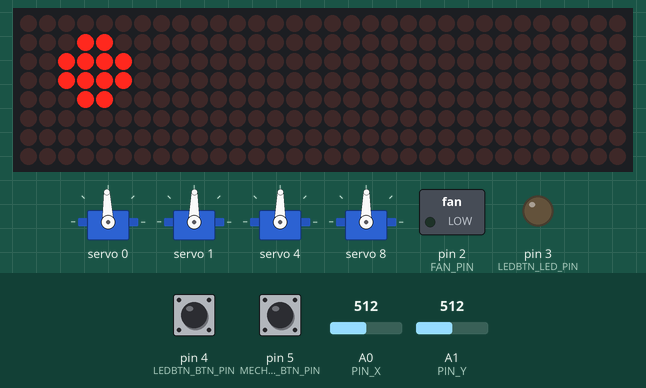
This sketch was run on a simulated Arduino Uno, built with avr-gcc and run on an emulated ATmega328P. Parts: 32×8 LED matrix, 4 × servo, switched loads named in the sketch (green lamp = pin HIGH), output pins drawn as LEDs (lit = HIGH). Wiring (inferred from the names in the program): 4 × MAX7219 LED driver (orientation assumed): data pin 11; clock pin 13; CS pin 10. The test bench sets the inputs (shaded band); at power-on: pin 5 (MECHKEY_BTN_PIN) LOW, pin 4 (LEDBTN_BTN_PIN) HIGH, A0 (PIN_X) = 512, A1 (PIN_Y) = 512. Pins used as bus, display or sensor lines are not drawn.

Above: at 1.7 s.
1.8 s: pin 5 (MECHKEY_BTN_PIN) pulled HIGH for 0.15 s
At 1.94 s:
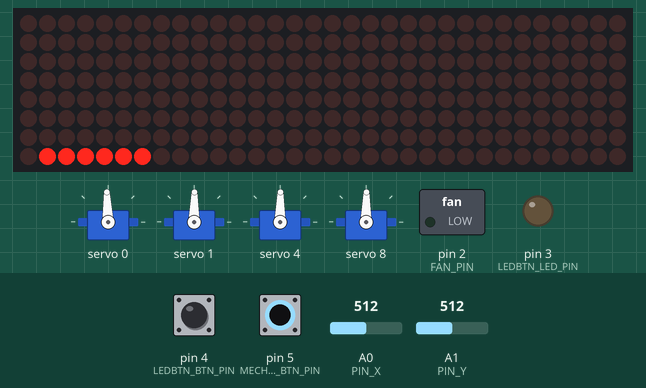
2.5 s: pin 5 (MECHKEY_BTN_PIN) pulled HIGH for 1 s
At 2.8 s:
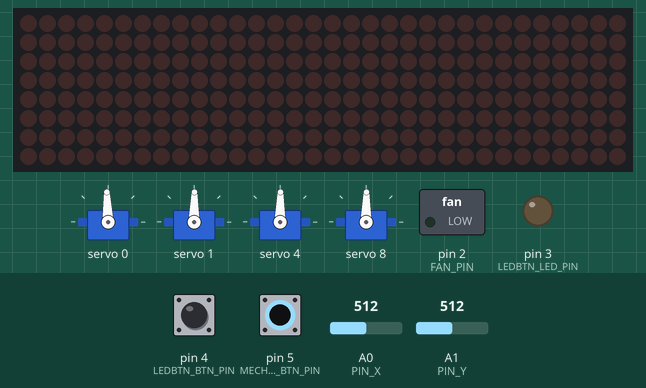
4.1 s: pin 5 (MECHKEY_BTN_PIN) pulled HIGH for 0.15 s
At 4.33 s:
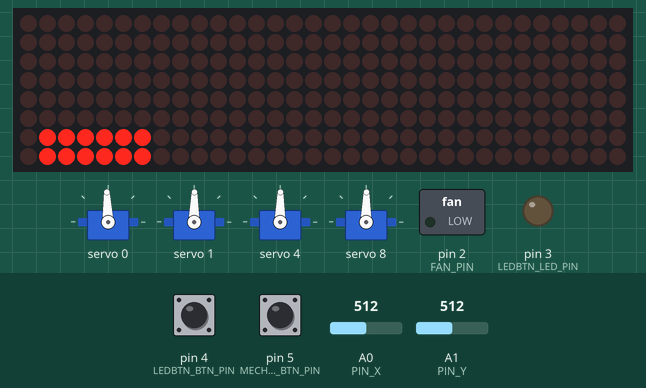
4.8 s: pin 5 (MECHKEY_BTN_PIN) pulled HIGH for 3.2 s
At 5.59 s:
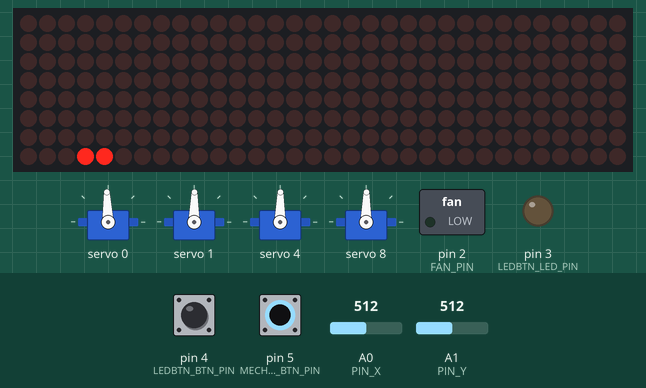
8.6 s: pin 5 (MECHKEY_BTN_PIN) pulled HIGH for 0.15 s
At 8.92 s:
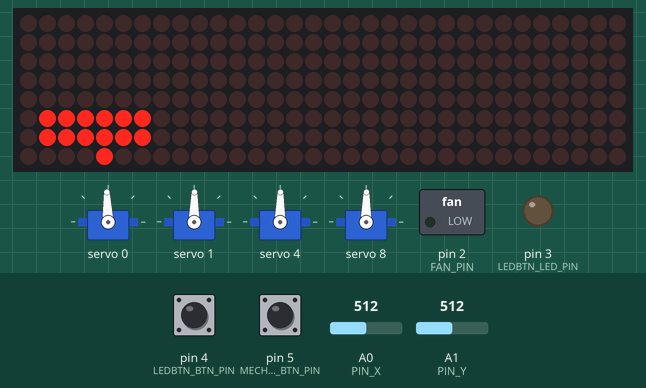
9.3 s: pin 5 (MECHKEY_BTN_PIN) pulled HIGH for 1 s
At 10.18 s:
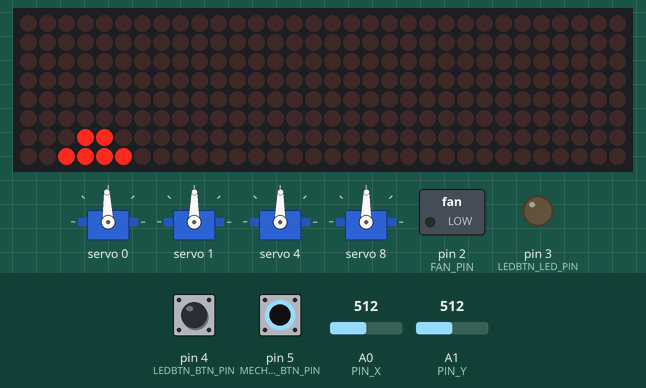

The sketch:

PAC9685_servo.ino
```cpp
#include <Wire.h>
#include <Adafruit_PWMServoDriver.h>

Adafruit_PWMServoDriver pca(0x40);

// ===== チャンネル（あなたの定義）=====
const uint8_t CH_SG90  = 0;  // SG90
const uint8_t CH_G1    = 1;  // Grove Servo（上下）
const uint8_t CH_G2    = 4;  // Grove Servo（左右）
const uint8_t CH_G3    = 8;  // Grove Servo（左右）

// ===== PWMレンジ（あなたの安定値）=====
#define SG90_MIN 110
#define SG90_MAX 500
#define GROVE_MIN 130
#define GROVE_MAX 470

int groveSafe(int a) { return constrain(a, 0, 180); } // ※今のまま

// ===== Joystick（Base Shield A0ポート：A0=X, A1=Y）=====
const uint8_t PIN_X = A0;
const uint8_t PIN_Y = A1;

// ===== Grove Mech Keycap (button only) =====
const uint8_t MECHKEY_BTN_PIN = 5;  // Grove Base Shield D5 (SIG1: Yellow)
const int MECHKEY_ACTIVE = HIGH;

// ===== Mini Fan（D2ポート推奨）=====
const uint8_t FAN_PIN = 2;     // ファン制御（D2）
const int FAN_ON  = HIGH;      // 逆なら LOW/HIGH を入れ替え
const int FAN_OFF = LOW;

// ===== Grove Blue LED Button（D3ポート）=====
// D3ポートに挿すと、例では LED=D3 / Button=D4 を使います
const uint8_t LEDBTN_LED_PIN = 3;   // SIG1: LED制御
const uint8_t LEDBTN_BTN_PIN = 4;   // SIG2: ボタン入力（押すとLOW）

// ===== チューニング（あなたの設定）=====
const int DEADZONE = 35;
const int AMP_X = 180;
const int AMP_Y = 180;
const int LOOP_MS = 20;

int centerX = 512, centerY = 512;

// ===== ファンON/OFFトグル用 =====
bool fanState = false;
int lastBtnReading = HIGH;             // ボタンはデフォルトHIGH、押すとLOW
int stableBtnState = HIGH;
unsigned long lastDebounceTime = 0;
const unsigned long debounceDelay = 30; // 20〜60ms
int lastMechReading = LOW;
int stableMechState = LOW;
unsigned long lastMechDebounceTime = 0;


// =====================
// MAX7219 (NO library)  DIN=D11, CLK=D13, CS=D10
// =====================
const uint8_t MAX_DIN = 11;
const uint8_t MAX_CLK = 13;
const uint8_t MAX_CS  = 10;

// ★4-in-1なら4、単体なら1
#define NUM_DEV 4

// モジュール固有の列並び補正（左右が逆に見える場合は 1）
#define FLIP_COLS 0

// 表示の上下左右反転（見た目だけ）
#define FLIP_X 1   // 左右反転（左↔右）
#define FLIP_Y 1   // 上下反転（上↔下）

// MAX7219 registers
const uint8_t REG_NOOP        = 0x00;
const uint8_t REG_DIGIT0      = 0x01;
const uint8_t REG_DECODEMODE  = 0x09;
const uint8_t REG_INTENSITY   = 0x0A;
const uint8_t REG_SCANLIMIT   = 0x0B;
const uint8_t REG_SHUTDOWN    = 0x0C;
const uint8_t REG_DISPLAYTEST = 0x0F;

// ---- パックマン＆ゴースト横スクロール用（表示部分だけ）----
unsigned long lastAnimMs = 0;
const unsigned long ANIM_INTERVAL_MS = 70;

int pacX = 0;
bool pacMouthOpen = true;

int ghostX = 0;
bool ghostFeetAlt = false;

enum DisplayMode { MODE_PACMAN = 0, MODE_HELLO = 1 };
DisplayMode displayMode = MODE_PACMAN;
int helloX = 0;

// ===== スプライト間の間隔と並び (ghost -> fish -> heart -> star -> pac) =====
const int SPRITE_W = 8;
const int SPRITE_GAP = 2;
const int GHOST_TO_PAC = (SPRITE_W * 4) + (SPRITE_GAP * 4); // ghost + fish + heart + star + gaps

// ===== エサの配置（pacXからの相対位置）=====
const int PEL_S0_OFF  = 12;   // 小丸1
const int PEL_S1_OFF  = 18;   // 小丸2
const int PEL_S2_OFF  = 24;   // 小丸3
const int PEL_BIG_OFF = 32;   // 大丸

const int PEL_SMALL_W = 2;    // 2x2
const int PEL_BIG_W   = 4;    // 4x4

// ★重要：スタート時に「一番前の大丸」も画面外にいるようにする
// pacX を -8 からさらに左へ押し込む（方式は変えない）
const int PAC_BASE_OFFSCREEN = 8; // pacスプライト幅
const int PAC_START_X = -(PAC_BASE_OFFSCREEN + PEL_BIG_OFF + PEL_BIG_W); // = -(8+32+4) = -44

// 8x8 パックマン（右向き） open/closed（画像の雰囲気）
const uint8_t PAC_OPEN_R[8] = {
  0b00111100,
  0b01111110,
  0b11111111,
  0b11111000,
  0b11111000,
  0b11111111,
  0b01111110,
  0b00111100
};

const uint8_t PAC_CLOSED[8] = {
  0b00111100,
  0b01111110,
  0b11111111,
  0b11111111,
  0b11111111,
  0b11111111,
  0b01111110,
  0b00111100
};

// 8x8 ゴースト（目が抜けた感じ） 2フレーム（足パタ）
const uint8_t GHOST_A[8] = {
  0b00111100,
  0b01111110,
  0b11111111,
  0b11011011,
  0b11011011,
  0b11111111,
  0b10100101,
  0b01011010
};

const uint8_t GHOST_B[8] = {
  0b00111100,
  0b01111110,
  0b11111111,
  0b11011011,
  0b11011011,
  0b11111111,
  0b01011010,
  0b10100101
};

// 8x8 魚
const uint8_t FISH[8] = {
  0b00011000,
  0b00111100,
  0b01111110,
  0b11111111,
  0b11111111,
  0b01111110,
  0b00111100,
  0b00011010
};

// 8x8 ハート
const uint8_t HEART[8] = {
  0b01100110,
  0b11111111,
  0b11111111,
  0b11111111,
  0b01111110,
  0b00111100,
  0b00011000,
  0b00000000
};

// 8x8 星
const uint8_t STAR[8] = {
  0b00011000,
  0b00011000,
  0b11111111,
  0b01111110,
  0b00111100,
  0b01111110,
  0b11111111,
  0b00000000
};

// ===== HELLO (8x8 sprites) =====
const int HELLO_SPR_W = 8;
const int HELLO_SPR_SPACING = 1;
const int HELLO_LEN = 5;
const int HELLO_TEXT_W = (HELLO_SPR_W * HELLO_LEN) + (HELLO_SPR_SPACING * (HELLO_LEN - 1));
const int HELLO_START_X = -HELLO_TEXT_W;
const int HELLO_Y = 0;

const uint8_t HELLO_H[8] = {
  0b00000000,
  0b11000011,
  0b11000011,
  0b11111111,
  0b11000011,
  0b11000011,
  0b11000011,
  0b00000000
};

const uint8_t HELLO_E[8] = {
  0b00000000,
  0b11111111,
  0b11000000,
  0b11111110,
  0b11000000,
  0b11000000,
  0b11111111,
  0b00000000
};

const uint8_t HELLO_L[8] = {
  0b00000000,
  0b11000000,
  0b11000000,
  0b11000000,
  0b11000000,
  0b11000000,
  0b11111111,
  0b00000000
};

const uint8_t HELLO_O[8] = {
  0b00000000,
  0b00111100,
  0b01100110,
  0b11000011,
  0b11000011,
  0b01100110,
  0b00111100,
  0b00000000
};

const uint8_t* const HELLO_SPRS[HELLO_LEN] = {
  HELLO_H, HELLO_E, HELLO_L, HELLO_L, HELLO_O
};

// ---------- MAX7219 low-level ----------

void shiftOutMSB(uint8_t data) {
  for (int i = 7; i >= 0; i--) {
    digitalWrite(MAX_CLK, LOW);
    digitalWrite(MAX_DIN, (data >> i) & 0x01);
    digitalWrite(MAX_CLK, HIGH);
  }
}

void sendAll(uint8_t reg, uint8_t val) {
  digitalWrite(MAX_CS, LOW);
  for (uint8_t dev = 0; dev < NUM_DEV; dev++) {
    shiftOutMSB(reg);
    shiftOutMSB(val);
  }
  digitalWrite(MAX_CS, HIGH);
}

// dev=0 を「Arduinoに近い側」として扱うため、逆順で送る
void sendRowToAllDevices(uint8_t rowReg, const uint8_t *valsPerDev) {
  digitalWrite(MAX_CS, LOW);
  for (int dev = (int)NUM_DEV - 1; dev >= 0; dev--) {
    shiftOutMSB(rowReg);
    shiftOutMSB(valsPerDev[dev]);
  }
  digitalWrite(MAX_CS, HIGH);
}

void fillAllDevices(uint8_t pattern) {
  for (uint8_t row = 0; row < 8; row++) {
    sendAll(REG_DIGIT0 + row, pattern);
  }
}

void initMax7219() {
  pinMode(MAX_DIN, OUTPUT);
  pinMode(MAX_CLK, OUTPUT);
  pinMode(MAX_CS,  OUTPUT);

  digitalWrite(MAX_CS, HIGH);
  digitalWrite(MAX_CLK, LOW);

  sendAll(REG_DISPLAYTEST, 0x00);
  sendAll(REG_DECODEMODE,  0x00);
  sendAll(REG_SCANLIMIT,   0x07);
  sendAll(REG_INTENSITY,   0x06);
  sendAll(REG_SHUTDOWN,    0x01);

  fillAllDevices(0x00);
}

// 1ピクセル点灯（仮想画面W=8*NUM_DEV, y=0..7, x=0..W-1）
void setPixel(uint8_t rows[8][NUM_DEV], int x, int y) {
  int W = 8 * (int)NUM_DEV;

#if FLIP_X
  x = (W - 1) - x;
#endif
#if FLIP_Y
  y = 7 - y;
#endif

  if (y < 0 || y > 7) return;
  if (x < 0 || x >= W) return;

  int dev = x / 8;
  int col = x % 8;

#if FLIP_COLS
  col = 7 - col;
#endif

  rows[y][dev] |= (uint8_t)(1 << col);
}

void blitSprite(uint8_t rows[8][NUM_DEV], int xLeft, const uint8_t spr[8]) {
  for (int sy = 0; sy < 8; sy++) {
    uint8_t bits = spr[sy];
    for (int sx = 0; sx < 8; sx++) {
      bool on = bits & (0x80 >> sx);
      if (!on) continue;
      setPixel(rows, xLeft + sx, sy);
    }
  }
}

uint8_t mirror8(uint8_t v) {
  v = ((v & 0xF0) >> 4) | ((v & 0x0F) << 4);
  v = ((v & 0xCC) >> 2) | ((v & 0x33) << 2);
  v = ((v & 0xAA) >> 1) | ((v & 0x55) << 1);
  return v;
}

// 2x2 / 4x4 pellet
void drawPelletSmall(uint8_t rows[8][NUM_DEV], int x, int y) {
  setPixel(rows, x,     y);
  setPixel(rows, x + 1, y);
  setPixel(rows, x,     y + 1);
  setPixel(rows, x + 1, y + 1);
}

void drawPelletBig(uint8_t rows[8][NUM_DEV], int x, int y) {
  setPixel(rows, x + 1, y + 0);
  setPixel(rows, x + 2, y + 0);

  setPixel(rows, x + 0, y + 1);
  setPixel(rows, x + 1, y + 1);
  setPixel(rows, x + 2, y + 1);
  setPixel(rows, x + 3, y + 1);

  setPixel(rows, x + 0, y + 2);
  setPixel(rows, x + 1, y + 2);
  setPixel(rows, x + 2, y + 2);
  setPixel(rows, x + 3, y + 2);

  setPixel(rows, x + 1, y + 3);
  setPixel(rows, x + 2, y + 3);
}

int helloStartX() {
  return HELLO_START_X;
}

void renderHello(int baseX) {
  uint8_t rows[8][NUM_DEV];
  for (uint8_t r = 0; r < 8; r++) {
    for (uint8_t d = 0; d < NUM_DEV; d++) rows[r][d] = 0x00;
  }

  int x = baseX;
  if (FLIP_X) {
    for (int i = HELLO_LEN - 1; i >= 0; i--) {
      uint8_t tmp[8];
      for (int r = 0; r < 8; r++) tmp[r] = mirror8(HELLO_SPRS[i][r]);
      blitSprite(rows, x, tmp);
      x += HELLO_SPR_W + HELLO_SPR_SPACING;
    }
  } else {
    for (int i = 0; i < HELLO_LEN; i++) {
      blitSprite(rows, x, HELLO_SPRS[i]);
      x += HELLO_SPR_W + HELLO_SPR_SPACING;
    }
  }

  for (uint8_t r = 0; r < 8; r++) {
    sendRowToAllDevices(REG_DIGIT0 + r, rows[r]);
  }
}

void renderScene(int pacLeft, bool mouthOpen, int ghostLeft, bool feetAlt) {
  uint8_t rows[8][NUM_DEV];
  for (uint8_t r = 0; r < 8; r++) {
    for (uint8_t d = 0; d < NUM_DEV; d++) rows[r][d] = 0x00;
  }

  // pellets: pacより前に固定配置（同じ速度、順番も固定）
  const int pelletY = 3;
  drawPelletSmall(rows, pacLeft + PEL_S0_OFF, pelletY);
  drawPelletSmall(rows, pacLeft + PEL_S1_OFF, pelletY);
  drawPelletSmall(rows, pacLeft + PEL_S2_OFF, pelletY);
  drawPelletBig(rows,   pacLeft + PEL_BIG_OFF, pelletY - 1);

  const uint8_t *pac = mouthOpen ? PAC_OPEN_R : PAC_CLOSED;
  const uint8_t *gst = feetAlt ? GHOST_B : GHOST_A;

  int fishLeft = ghostLeft + SPRITE_W + SPRITE_GAP;
  int heartLeft = fishLeft + SPRITE_W + SPRITE_GAP;
  int starLeft = heartLeft + SPRITE_W + SPRITE_GAP;

  blitSprite(rows, ghostLeft, gst);
  blitSprite(rows, fishLeft, FISH);
  blitSprite(rows, heartLeft, HEART);
  blitSprite(rows, starLeft, STAR);
  blitSprite(rows, pacLeft, pac);

  for (uint8_t r = 0; r < 8; r++) {
    sendRowToAllDevices(REG_DIGIT0 + r, rows[r]);
  }
}

// =====================
// Servo helpers（元コードのまま）
// =====================
uint16_t angleToPulse(int angle, int pmin, int pmax) {
  angle = constrain(angle, 0, 180);
  return map(angle, 0, 180, pmin, pmax);
}

void setServo(uint8_t ch, int angle, int pmin, int pmax) {
  pca.setPWM(ch, 0, angleToPulse(angle, pmin, pmax));
}

void setSG90(int angle) {
  setServo(CH_SG90, angle, SG90_MIN, SG90_MAX);
}

void setGrove(uint8_t ch, int angle) {
  setServo(ch, groveSafe(angle), GROVE_MIN, GROVE_MAX);
}

int applyDeadzone(int v, int center) {
  int d = v - center;
  if (abs(d) < DEADZONE) return 0;
  return d;
}

float normAxis(int d) {
  float n = (float)d / 350.0f;
  if (n > 1.0f) n = 1.0f;
  if (n < -1.0f) n = -1.0f;
  return n;
}

void calibrateCenter() {
  long sx = 0, sy = 0;
  for (int i = 0; i < 30; i++) {
    sx += analogRead(PIN_X);
    sy += analogRead(PIN_Y);
    delay(5);
  }
  centerX = (int)(sx / 30);
  centerY = (int)(sy / 30);
}

void applyFanState() {
  digitalWrite(FAN_PIN, fanState ? FAN_ON : FAN_OFF);
  digitalWrite(LEDBTN_LED_PIN, fanState ? HIGH : LOW);
}

void setup() {
  Wire.begin();

  // PCA9685
  pca.begin();
  pca.setOscillatorFrequency(25000000);
  pca.setPWMFreq(50);
  delay(10);

  // Joystick center
  calibrateCenter();

  // Fan + LED button
  pinMode(FAN_PIN, OUTPUT);
  pinMode(LEDBTN_LED_PIN, OUTPUT);
  pinMode(LEDBTN_BTN_PIN, INPUT);
  pinMode(MECHKEY_BTN_PIN, INPUT);
  lastMechReading = digitalRead(MECHKEY_BTN_PIN);
  stableMechState = lastMechReading;

  fanState = false;
  applyFanState();

  // MAX7219
  initMax7219();

  // initial servo positions
  setSG90(90);
  setGrove(CH_G1, 90);
  setGrove(CH_G2, 90);
  setGrove(CH_G3, 90);
  delay(300);

  // ★ここがポイント：最初から「エサ列」も画面外から始める
  pacX = PAC_START_X;
  ghostX = pacX - GHOST_TO_PAC;
  helloX = helloStartX();

  pacMouthOpen = true;
  ghostFeetAlt = false;
  lastAnimMs = millis();

  renderScene(pacX, pacMouthOpen, ghostX, ghostFeetAlt);
}

void loop() {
  // ===== 1) LEDボタンでファンON/OFF =====
  int reading = digitalRead(LEDBTN_BTN_PIN);

  if (reading != lastBtnReading) {
    lastDebounceTime = millis();
    lastBtnReading = reading;
  }

  if ((millis() - lastDebounceTime) > debounceDelay) {
    if (reading != stableBtnState) {
      stableBtnState = reading;
      if (stableBtnState == LOW) {
        fanState = !fanState;
        applyFanState();
      }
    }
  }


  // ===== 1.5) Mech key -> Display mode toggle =====
  int mechReading = digitalRead(MECHKEY_BTN_PIN);

  if (mechReading != lastMechReading) {
    lastMechDebounceTime = millis();
    lastMechReading = mechReading;
  }

  if ((millis() - lastMechDebounceTime) > debounceDelay) {
    if (mechReading != stableMechState) {
      stableMechState = mechReading;
      if (stableMechState == MECHKEY_ACTIVE) {
        displayMode = (displayMode == MODE_PACMAN) ? MODE_HELLO : MODE_PACMAN;
        pacX = PAC_START_X;
        ghostX = pacX - GHOST_TO_PAC;
        helloX = helloStartX();
        pacMouthOpen = true;
        ghostFeetAlt = false;
        lastAnimMs = millis();
        if (displayMode == MODE_PACMAN) {
          renderScene(pacX, pacMouthOpen, ghostX, ghostFeetAlt);
        } else {
          renderHello(helloX);
        }
      }
    }
  }
  // ===== 2) Joystick -> Servo =====
  int x = analogRead(PIN_X);
  int y = analogRead(PIN_Y);

  int dx = applyDeadzone(x, centerX);
  int dy = applyDeadzone(y, centerY);

  float nx = normAxis(dx);
  float ny = normAxis(dy);

  int angUp_SG90 = 90 + (int)(ny * AMP_Y);
  int angUp_G1   = 90 + (int)(ny * AMP_Y);
  int angLR      = 90 + (int)(nx * AMP_X);

  setSG90(angUp_SG90);
  setGrove(CH_G1, angUp_G1);
  setGrove(CH_G2, angLR);
  setGrove(CH_G3, angLR);

  // ===== 3) MAX7219 アニメーション =====
  unsigned long now = millis();
  if (now - lastAnimMs >= ANIM_INTERVAL_MS) {
    lastAnimMs = now;

    int W = 8 * (int)NUM_DEV;

    if (displayMode == MODE_PACMAN) {
      pacX += 1;
      ghostX += 1;

      pacMouthOpen = !pacMouthOpen;
      ghostFeetAlt = !ghostFeetAlt;

      renderScene(pacX, pacMouthOpen, ghostX, ghostFeetAlt);

      // Reset when ghost leaves screen
      if (ghostX >= W) {
        pacX = PAC_START_X;
        ghostX = pacX - GHOST_TO_PAC;
      }
    } else {
      helloX += 1;
      renderHello(helloX);

      if (helloX >= W) {
        helloX = helloStartX();
      }
    }
  }

  delay(LOOP_MS);
}
```

Measured:
- after the input at 1.8 s, the display: first changes after 0.05 s (image 1 shows a later state)
- after the input at 2.5 s, the display: changes after 0.06 s (image 2)
- after the input at 4.1 s, the display: first changes after 0.06 s (image 3 shows a later state)
- after the input at 4.8 s, the display: first changes after 0.07 s (image 4 shows a later state)
- after the input at 8.6 s, the display: first changes after 0.08 s (image 5 shows a later state)
- what the display in image 2 shows lasts 0.7 s, from 2.6 s to 3.3 s
